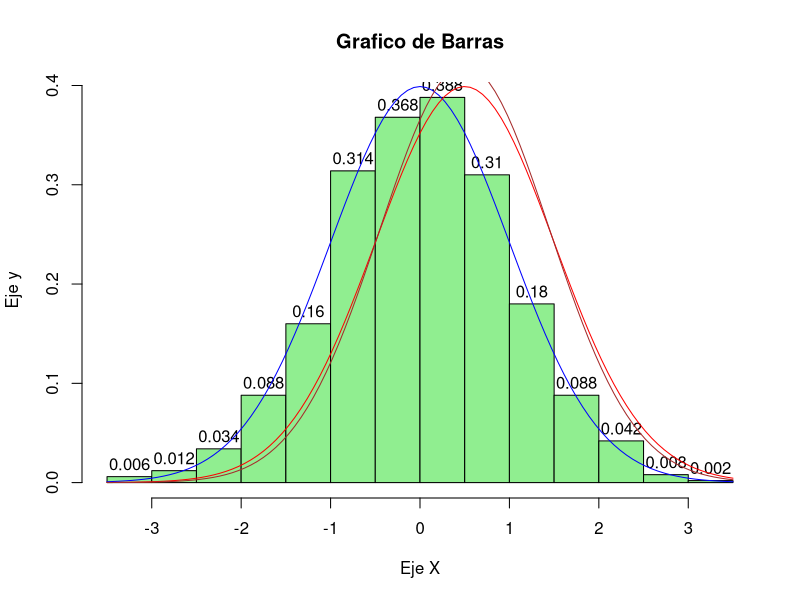
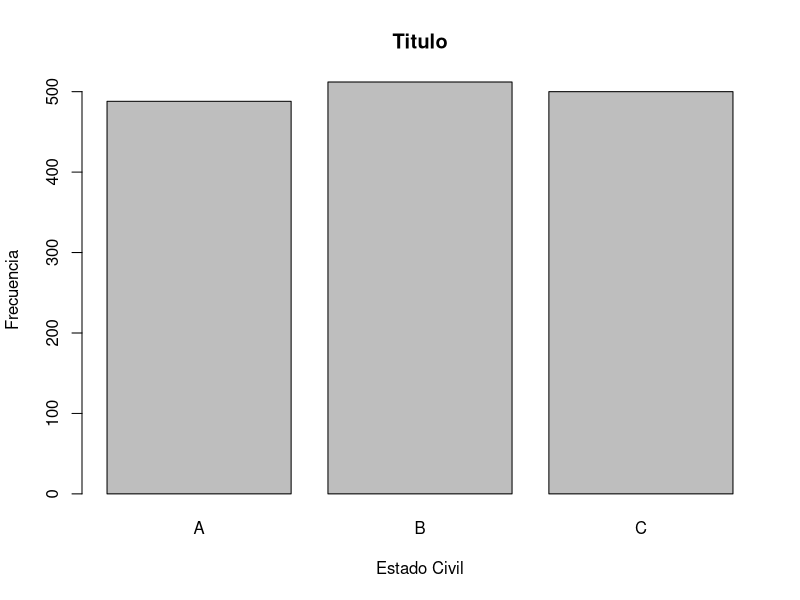
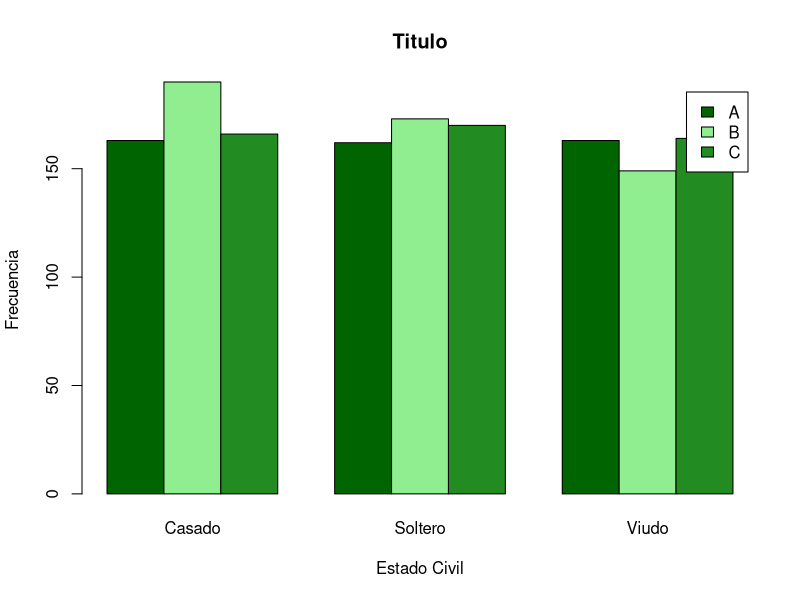
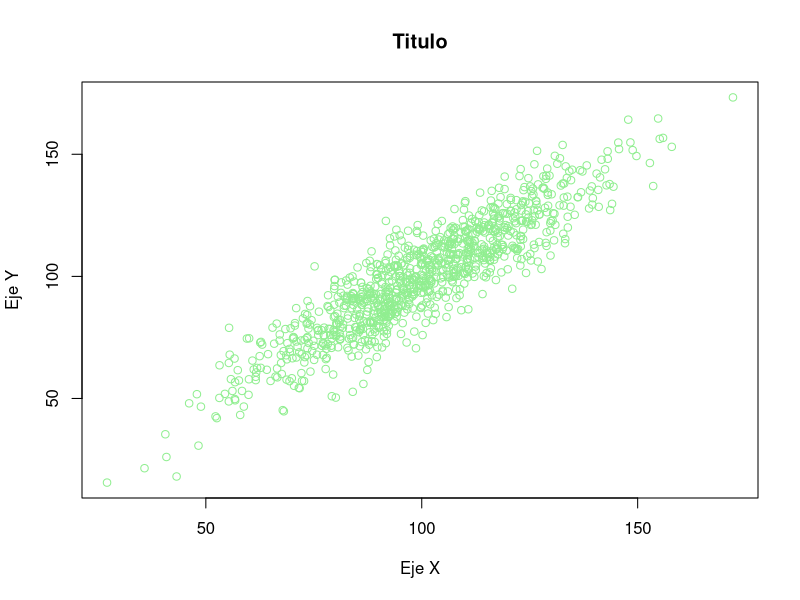
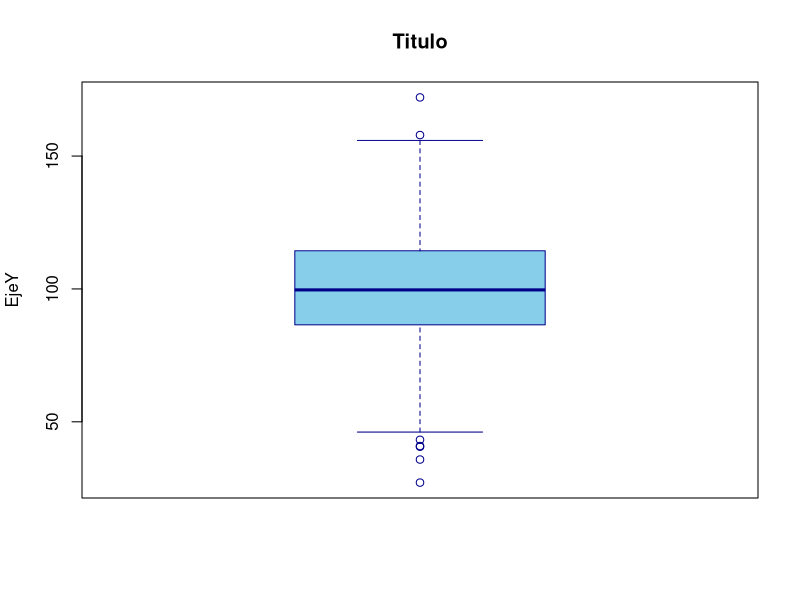
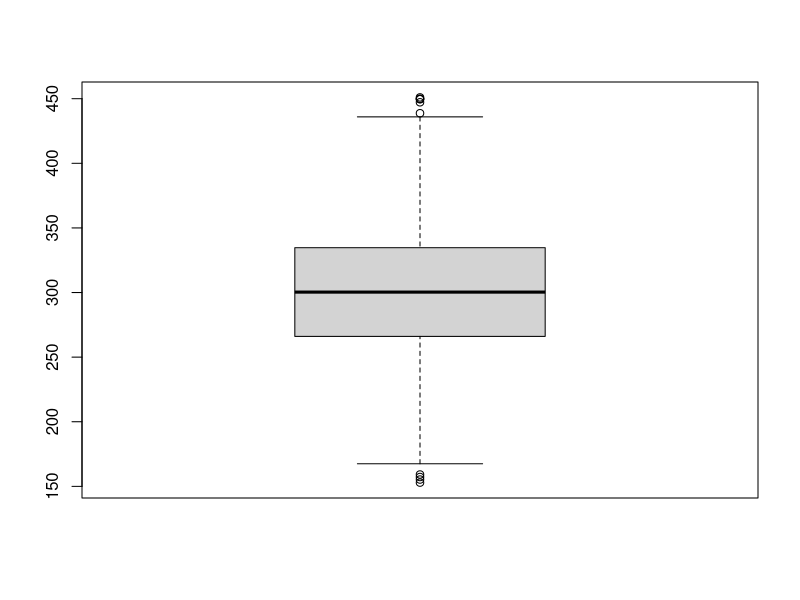
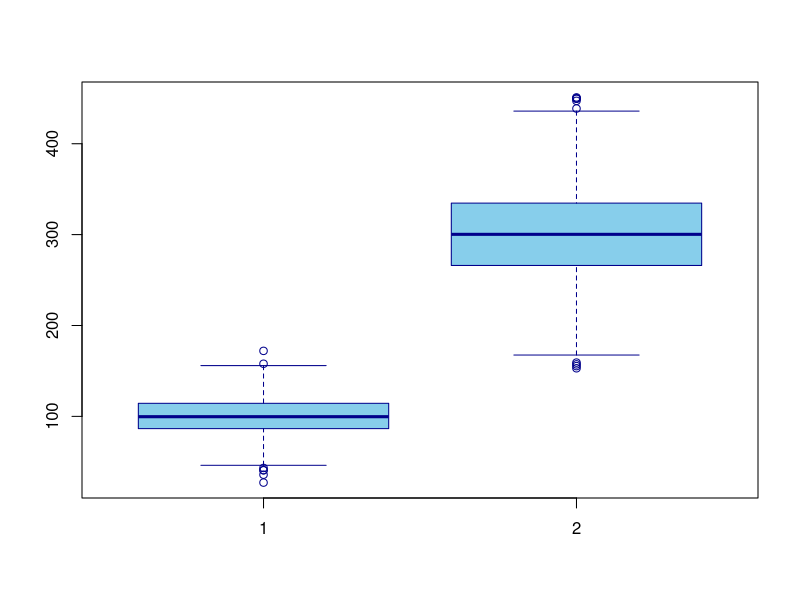

Recreate these plots in R, in order.
########################### CLASE 07 :v #################################
#####################  Graficas en R  :v $$$#############################
######################################################################### 


##Histogramas
set.seed(5)
datos <- rnorm(1000,0,1)
set.seed(5)
normalito <- dnorm(datos,0,1)
hist(datos,col ="lightgreen" , border = "black" ,
     main="Grafico de Barras" , labels = T 
     , xlab = "Eje X" , ylab = "Eje y" , freq = F)
curve(dnorm(x),add = T , col = "blue")
curve(dnorm(x,0.5,1),add = T , col = "red")
curve(dnorm(x,0.5,0.95),add = T , col = "brown")

datos2 <-  as.factor(sample(rep(c("A","B","C"),500),replace = T))
datos3 <-   as.factor(sample(rep(c("Soltero","Casado","Viudo"),500),replace = T))
tabla<-table(datos2)
tabla2<-table(datos2,datos3)
barplot(tabla,main = "Titulo",xlab="Estado Civil",ylab="Frecuencia")
barplot(tabla2 ,main = "Titulo",xlab="Estado Civil",ylab="Frecuencia",
        legend = rownames(tabla2) , beside = T , 
        col = c("DarkGreen","lightgreen","forestgreen"))


x <- rnorm(1000,100,20)
  
y <- x + rnorm(1000,0,10)
z <- sample(rep(c(1,2,3,4),250),replace = T)
cor <- cor(x,y)
plot(x = x , y=y , main = "Titulo", 
     xlab="Eje X", ylab="Eje Y", axes=T ,col="lightgreen" )

h <- rnorm(1000,300,50)
boxplot(x , col = "skyblue", border="darkblue" , main="Titulo" , ylab="EjeY")
boxplot(h)
boxplot(x,h,col = "skyblue", border="darkblue")



